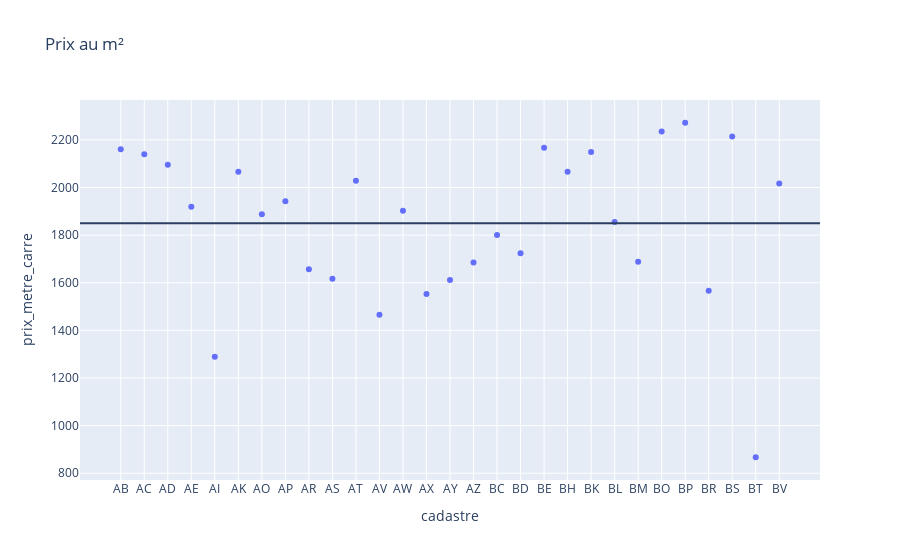

The notebook cell this image was saved under:
### Code cell
#afficher le prix moyen au m² dans les cadastres
import plotly.express as px
fig = px.scatter(ds, x='cadastre', y='prix_metre_carre', title='Prix au m²')
#ajouter une ligne pour la moyenne totale
fig.add_hline(y=ds['prix_metre_carre'].mean())
fig.show()

### Figure 1 — Plotly figure (JSON) as saved in the notebook; plotly's stock layout.template omitted (floating-point values rounded to 4 significant figures)
{"data": [{"hovertemplate": "cadastre=%{x}<br>prix_metre_carre=%{y}<extra></extra>", "legendgroup": "", "marker": {"color": "#636efa", "symbol": "circle"}, "mode": "markers", "name": "", "orientation": "v", "showlegend": false, "type": "scatter", "x": ["AB", "AC", "AD", "AE", "AI", "AK", "AO", "AP", "AR", "AS", "AT", "AV", "AW", "AX", "AY", "AZ", "BC", "BD", "BE", "BH", "BK", "BL", "BM", "BO", "BP", "BR", "BS", "BT", "BV"], "xaxis": "x", "y": [2160.0, 2140.0, 2096.0, 1919.0, 1289.0, 2066.0, 1887.0, 1942.0, 1657.0, 1617.0, 2029.0, 1466.0, 1902.0, 1552.0, 1611.0, 1685.0, 1801.0, 1724.0, 2167.0, 2066.0, 2149.0, 1855.0, 1688.0, 2235.0, 2272.0, 1566.0, 2214.0, 867.0, 2016.0], "yaxis": "y"}], "layout": {"legend": {"tracegroupgap": 0}, "shapes": [{"type": "line", "x0": 0, "x1": 1, "xref": "x domain", "y0": 1850.0, "y1": 1850.0, "yref": "y"}], "title": {"text": "Prix au m²"}, "xaxis": {"anchor": "y", "domain": [0, 1], "title": {"text": "cadastre"}}, "yaxis": {"anchor": "x", "domain": [0, 1], "title": {"text": "prix_metre_carre"}}}}
